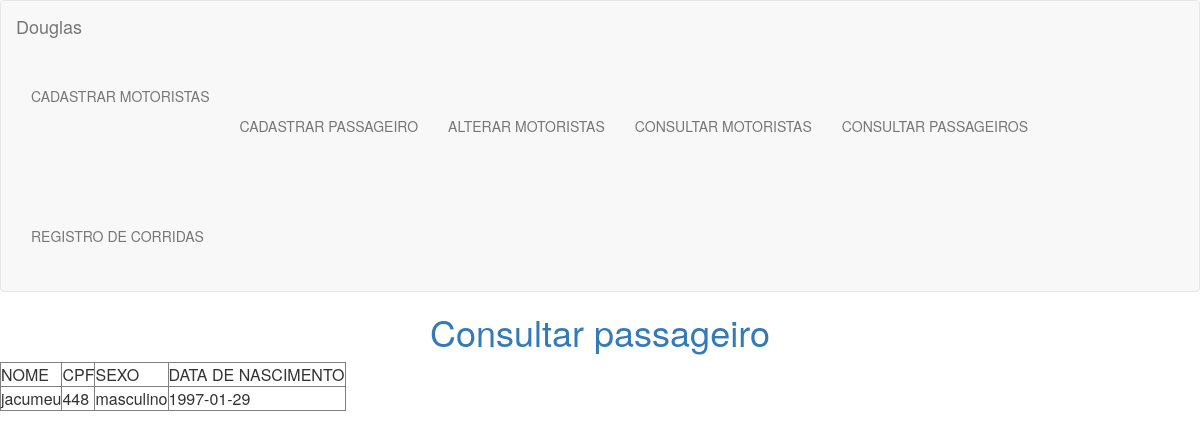
Page /consultaPassageiro.php on the committed database.
### tables this page shows
CREATE TABLE `tb_passageiro` (
  `nm_passageiro` varchar(50) NOT NULL,
  `cpf_passageiro` varchar(255) NOT NULL,
  `sx_passageiro` varchar(255) NOT NULL,
  `dt_nascimento` varchar(255) NOT NULL,
  `id` int(11) NOT NULL
);

### consultaPassageiro.php (the view, shortened to what this page needs)
<?php
include 'menu.php';
		$servidor = 	"localhost";
		$usuario =		 "root";
		$senha =		 "";
		$conexao = 		mysqli_connect($servidor, $usuario, $senha) or die (mysqli_error());
	$dadosBanco = 	( "SELECT * FROM tb_passageiro");
	$consulta =		 mysqli_query($conexao, $dadosBanco);
		echo '<h1 align="center">Consultar passageiro</h1>';
		echo '<table border = 1 >';
		echo '<tr>';
		echo '<td>NOME</td>';
		echo '<td>CPF</td>';
		echo '<td>SEXO</td>';
		echo '<td>DATA DE NASCIMENTO</td>';
		echo '</tr>';
		while (	$registro = mysqli_fetch_array($consulta)){
		$nome = 			$registro["nm_passageiro"];
		$cpfCnpj = 			$registro["cpf_passageiro"];
		$sexo =				$registro["sx_passageiro"];
		$data = 			$registro["dt_nascimento"];
		echo '<tr>';
		echo '<td>'.$nome.'</td>';
		echo '<td>'.$cpfCnpj.'</td>';
		echo '<td>'.$sexo.'</td>';
		echo '<td>'.$data.'</td>';
		echo '</tr>';
	}
		echo '</table>';
?>

### rows in the picture
tb_passageiro: nm_passageiro "jacumeu", cpf_passageiro "448", sx_passageiro "masculino", dt_nascimento "1997-01-29"
